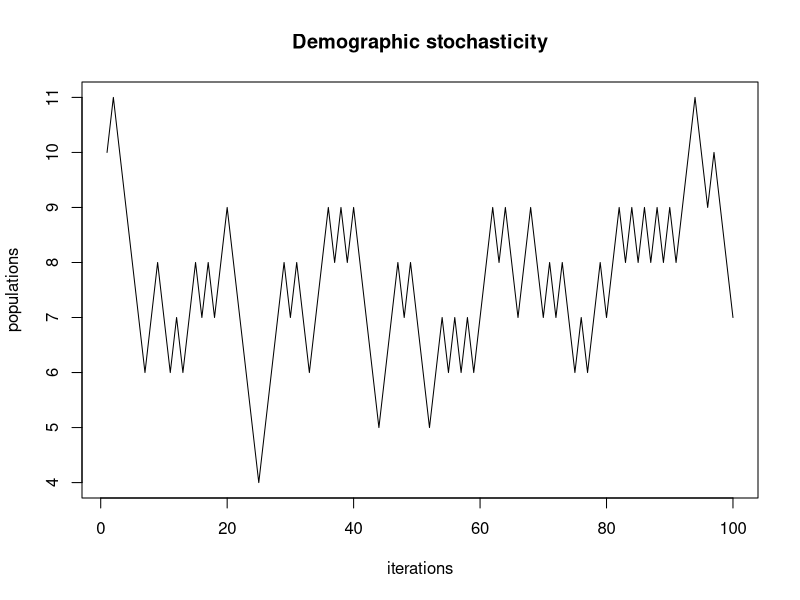

Source code (R):
# alterable parameters
b = 0.55
d = 0.5
n = 10
num_iterations = 100

birth_prob = b / (b + d)
death_prob = d / (b + d)
extinct = 0

populations = numeric(num_iterations)
populations[1] = n

for(i in 2:num_iterations) {
  if(populations[i-1] <= 0) {
    extinct = i
    break
  }
  if (birth_prob < runif(1)) {
    populations[i] = populations[i-1] + 1
  } else {
    populations[i] = populations[i-1] - 1
  }
}

iterations = seq(from = 1, to = num_iterations, by = 1)
plot(iterations, populations, type="l", main="Demographic stochasticity")

if(extinct) {
  sprintf("Populations extinct after %d iterations", extinct)
}

